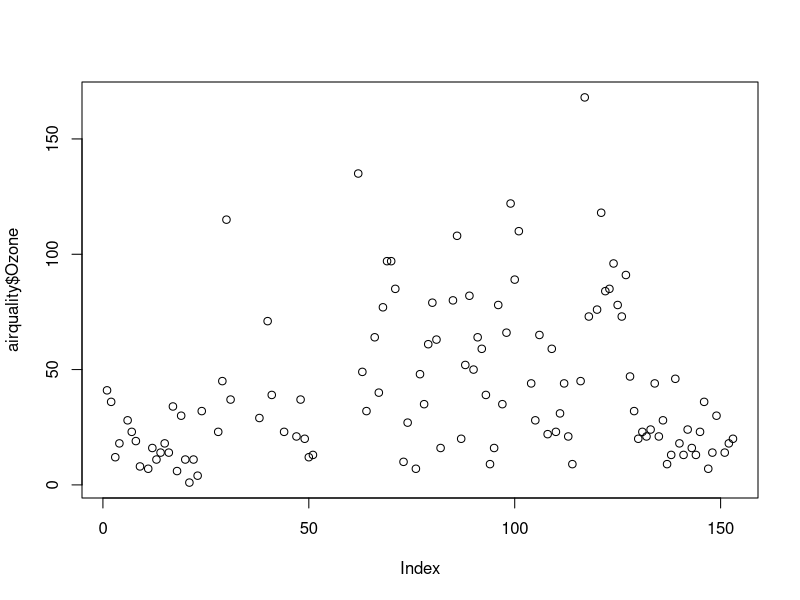

Reproduce this figure in R.
data(airquality)

str(airquality)

head(airquality, n=3)

tail(airquality, n=3)

summary(airquality)

plot(airquality$Ozone)